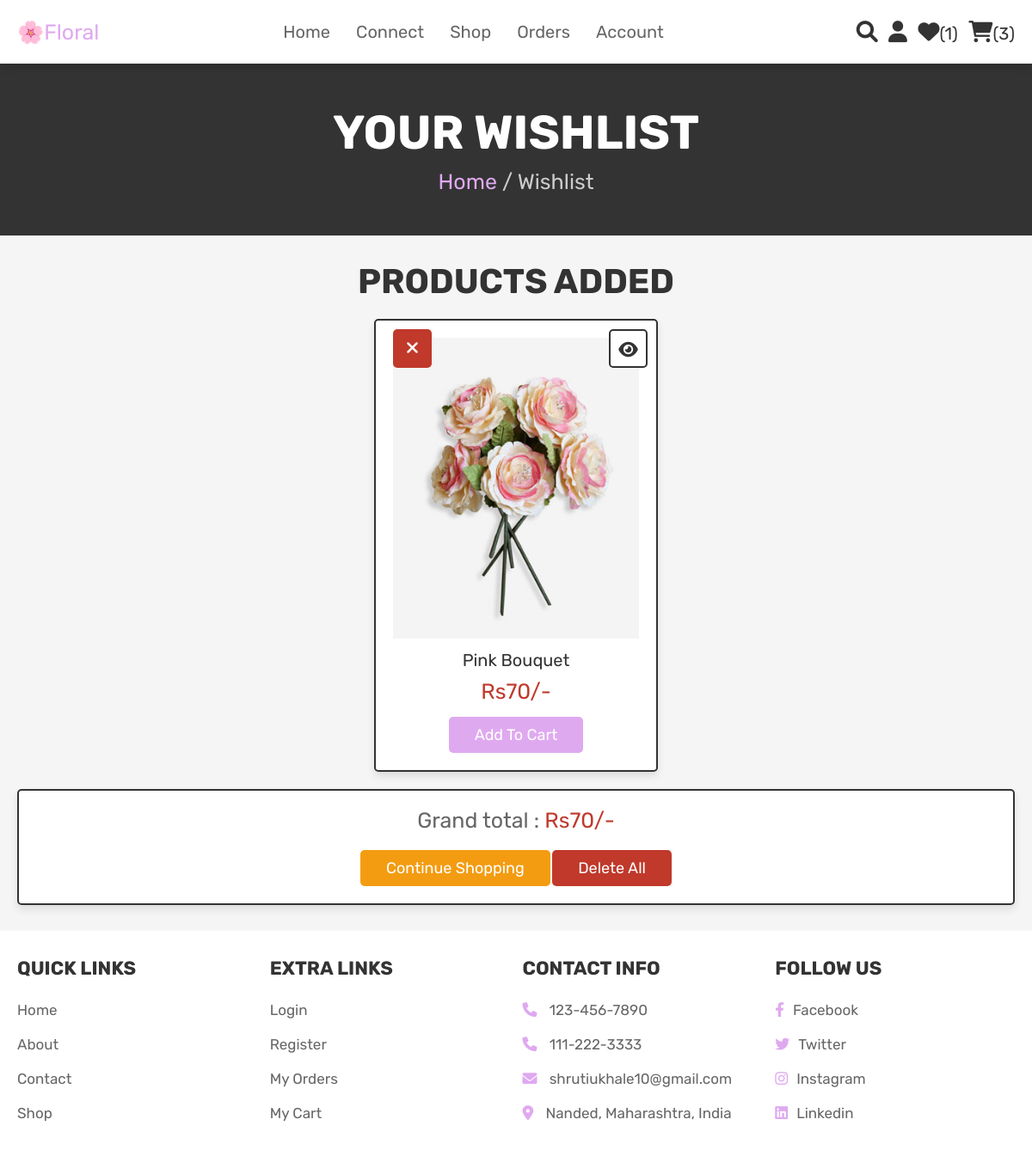
Page /wishlist.php (signed in) on the committed database.
### tables this page shows
CREATE TABLE `wishlist` (
  `id` int(100) NOT NULL,
  `user_id` int(100) NOT NULL,
  `pid` int(100) NOT NULL,
  `name` varchar(100) NOT NULL,
  `price` int(100) NOT NULL,
  `image` varchar(100) NOT NULL
);

### wishlist.php (the view, shortened to what this page needs)
<?php
@include 'config.php';
$user_id = $_SESSION['user_id'];
?>
<!DOCTYPE html>
<html lang="en">
<head>
   <link rel="stylesheet" href="https://cdnjs.cloudflare.com/ajax/libs/font-awesome/6.0.0/css/all.min.css">
   <link rel="stylesheet" href="css/style.css">
</head>
<body>
<?php @include 'header.php'; ?>
<section class="heading">
    <h3>Your Wishlist</h3>
    <p> <a href="home.php">Home</a> / Wishlist </p>
</section>
<section class="wishlist">
    <h1 class="title">Products Added</h1>
    <div class="box-container">
    <?php
        $grand_total = 0;
        $select_wishlist = mysqli_query($conn, "SELECT * FROM `wishlist` WHERE user_id = '$user_id'") or die('query failed');
        if(mysqli_num_rows($select_wishlist) > 0){
            while($fetch_wishlist = mysqli_fetch_assoc($select_wishlist)){
    ?>
    <form action="" method="POST" class="box">
        <a href="wishlist.php?delete=<?php echo $fetch_wishlist['id']; ?>" class="fas fa-times" onclick="return confirm('delete this from wishlist?');"></a>
        <a href="view_page.php?pid=<?php echo $fetch_wishlist['pid']; ?>" class="fas fa-eye"></a>
        <img src="uploaded_img/<?php echo $fetch_wishlist['image']; ?>" alt="" class="image">
        <div class="name"><?php echo $fetch_wishlist['name']; ?></div>
        <div class="price">Rs<?php echo $fetch_wishlist['price']; ?>/-</div>
        <input type="submit" value="add to cart" name="add_to_cart" class="btn">
    </form>
    <?php
    $grand_total += $fetch_wishlist['price'];
        }
    }else{
        echo '<p class="empty">your wishlist is empty</p>';
    }
    ?>
    </div>
    <div class="wishlist-total">
        <p>Grand total : <span>Rs<?php echo $grand_total; ?>/-</span></p>
        <a href="shop.php" class="option-btn">Continue Shopping</a>
        <a href="wishlist.php?delete_all" class="delete-btn <?php echo ($grand_total > 1)?'':'disabled' ?>" onclick="return confirm('delete all from wishlist?');">Delete All</a>
    </div>
</section>
<?php @include 'footer.php'; ?>
</body>
</html>

### css/style.css (style rules this page uses)
:root { --voilet:#dfa9f0; --red:#c0392b; --orange:#f39c12; --black:#333; --white:#fff; --light-color:#666; --light-white:#ccc; --light-bg:#f5f5f5; --border:.2rem solid var(--black); --box-shadow:0 .5rem 1rem rgba(0,0,0,.1); }
* { font-family: 'Rubik', sans-serif; margin:0; padding:0; box-sizing: border-box; outline: none; border:none; text-decoration: none; transition:all .2s linear; }
html { font-size: 62.5%; overflow-x: hidden; scroll-behavior: smooth; scroll-padding-top: 6.5rem; }
body { background: var(--light-bg); }
section { padding:3rem 2rem; }
.btn, .delete-btn, .option-btn { display: inline-block; border-radius: .5rem; margin-top: 1rem; font-size: 1.8rem; color:var(--white); cursor: pointer; padding:1rem 3rem; text-transform: capitalize; }
.btn { background-color: var(--voilet); }
.delete-btn { background-color: var(--red); }
.option-btn { background-color: var(--orange); }
.heading { display: flex; flex-flow: column; align-items: center; justify-content: center; gap:1rem; background-color: var(--black); text-align: center; min-height: 25vh; }
.heading h3 { font-size: 5.5rem; color:var(--white); text-transform: uppercase; }
.heading p { font-size: 2.5rem; color:var(--light-white); }
.heading p a { color:var(--voilet); }
.title { text-align: center; margin-bottom: 2rem; color:var(--black); text-transform: uppercase; font-size: 4rem; }
.wishlist .box-container { max-width: 1200px; margin:0 auto; display: grid; grid-template-columns: repeat(auto-fit, 33rem); gap:1.5rem; align-items: flex-start; justify-content: center; }
.wishlist .box-container .box { padding:2rem; text-align: center; background-color: var(--white); border:var(--border); box-shadow: var(--box-shadow); border-radius: .5rem; position: relative; }
.wishlist .box-container .box .image { height: 35rem; width: 100%; object-fit: cover; }
.wishlist .box-container .box .fa-eye, .wishlist .box-container .box .fa-times { position: absolute; top:1rem; height: 4.5rem; width: 4.5rem; line-height: 4.3rem; font-size: 2rem; border-radius: .5rem; }
.wishlist .box-container .box .fa-eye { right:1rem; border:var(--border); background-color: var(--white); color:var(--black); }
.wishlist .box-container .box .fa-times { background-color: var(--red); color:var(--white); }
.wishlist .box-container .box .name { font-size: 2rem; color:var(--black); margin:1rem 0; }
.wishlist .box-container .box .price { font-size: 2.5rem; color:var(--red); margin:.5rem 0; }
.wishlist .wishlist-total { max-width: 1200px; margin:0 auto; padding:2rem; text-align: center; background-color: var(--white); border:var(--border); box-shadow: var(--box-shadow); border-radius: .5rem; margin-top: 2rem; }
.wishlist .wishlist-total p { font-size: 2.5rem; color:var(--light-color); margin-bottom: 1rem; }
.wishlist .wishlist-total p span { color:var(--red); }

### rows in the picture
wishlist: image (picture), name "Pink Bouquet", price "70"

### other values in the picture
$wishlist_num_rows "1"
$cart_num_rows "3"
$grand_total "70"
